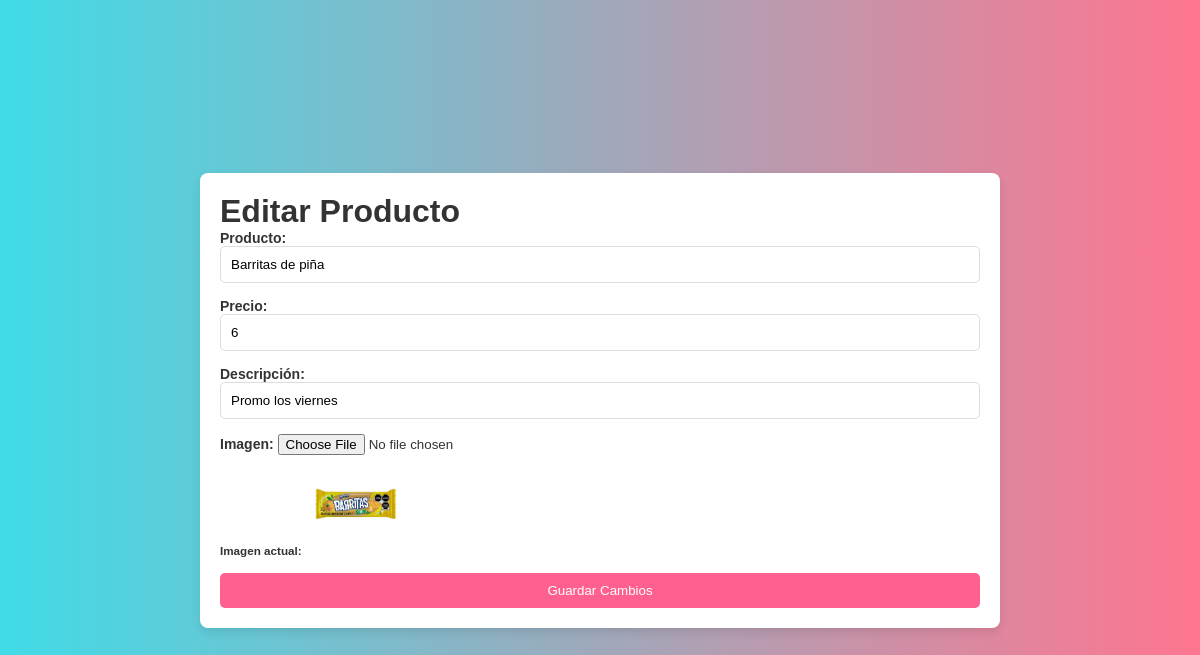
Screenshot of /tiendacinco.com/administrador/editarProducto.php?id=9 with the database file from the repository.
### tables this page shows
CREATE TABLE `productos` (
  `Producto` varchar(50) NOT NULL,
  `Precio` int(50) NOT NULL,
  `Otro` varchar(50) NOT NULL,
  `Imagenes` varchar(50) NOT NULL,
  `id` int(11) NOT NULL
);

### tiendacinco.com/administrador/editarProducto.php (the view, shortened to what this page needs)
<?php
require_once('../conection/cnx.php');
$id = intval($_GET['id']);
$query = "SELECT * FROM productos WHERE id=$id";
$result = mysqli_query($cnx, $query) or die(mysqli_error($cnx));
$product = mysqli_fetch_assoc($result);
?>
<!DOCTYPE html>
<html lang="es">
<head>
    <link rel="stylesheet" href="../css/controlPanel.css">
</head>
<body>
    <main class="container">
        <h1>Editar Producto</h1>
        <form method="post" enctype="multipart/form-data">
            <label>Producto:
                <input type="text" name="producto" value="<?php echo htmlspecialchars($product['Producto'], ENT_QUOTES, 'UTF-8'); ?>" required>
            </label>
            <label>Precio:
                <input type="number" step="0.01" name="precio" value="<?php echo $product['Precio']; ?>" required>
            </label>
            <label>Descripción:
                <input type="text" name="otro" value="<?php echo htmlspecialchars($product['Otro'], ENT_QUOTES, 'UTF-8'); ?>" required>
            </label>
            <label>Imagen:
                <input type="file" name="imagenes" accept="image/*">
                <br>
                <small>Imagen actual: </small>
                <img src="../plantilla/<?php echo htmlspecialchars($product['Imagenes'], ENT_QUOTES, 'UTF-8'); ?>" alt="Imagen Actual" width="100">
            </label>
            <button type="submit" class="button">Guardar Cambios</button>
        </form>
    </main>
</body>
</html>

### tiendacinco.com/css/controlPanel.css (style rules this page uses)
* { margin: 0; padding: 0; box-sizing: border-box; font-family: Arial, sans-serif; }
body { background: linear-gradient(to right, #40dce7, #ff758f); color: #333; min-height: 100vh; display: flex; justify-content: center; align-items: center; }
.container { background: #fff; border-radius: 8px; box-shadow: 0px 4px 10px rgba(0, 0, 0, 0.1); padding: 20px; width: 90%; max-width: 800px; margin: 20px auto; overflow-x: auto; }
form { display: flex; flex-direction: column; gap: 15px; }
form label { font-weight: bold; font-size: 14px; }
form input[type="text"], form input[type="number"] { width: 100%; padding: 10px; border: 1px solid #ddd; border-radius: 5px; transition: border 0.3s; }
form button { background: #ff6090; color: #fff; padding: 10px 15px; border: none; border-radius: 5px; cursor: pointer; transition: background 0.3s; }

### rows the page displays
productos: producto "Barritas de piña", precio "6", otro "Promo los viernes", Imagenes (picture)
